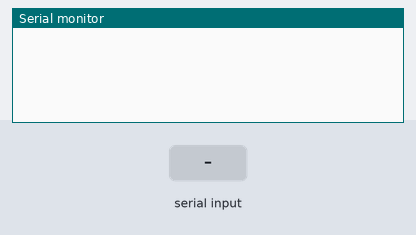
Bench run of a sketch on a simulated Arduino Uno, built with avr-gcc and run on an emulated ATmega328P. On the bench: the last lines printed to the serial monitor. Inputs (shaded band) come from the test bench.

Above: at 1.2 s.
1.3 s: "1" received over Serial
At 2.2 s:
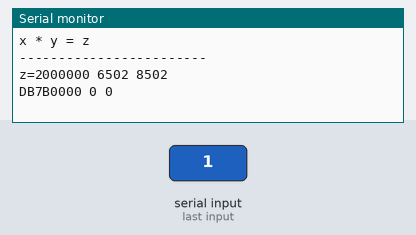
2.8 s: "2" received over Serial
At 3.2 s:
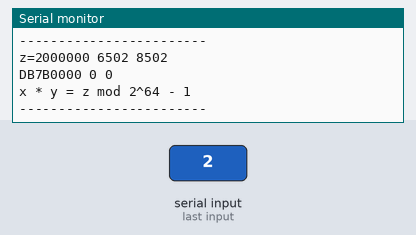
4.3 s: "3" received over Serial
At 5.3 s:
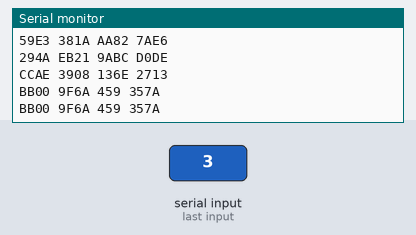
5.8 s: "4" received over Serial
At 7.1 s:
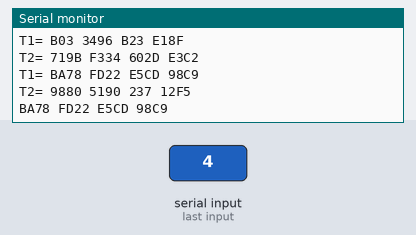
7.3 s: "1" received over Serial
At 8.2 s:
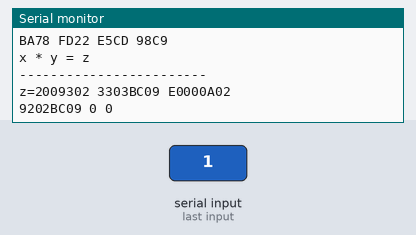

Measured:
- after the input at 1.3 s, the serial monitor: prints a new line at once (image 1)
- after the input at 2.8 s, the serial monitor: prints a new line at once (image 2)
- after the input at 4.3 s, the serial monitor: prints a new line at once (image 3)
- after the input at 5.8 s, the serial monitor: prints a new line at once (image 4)
- after the input at 7.3 s, the serial monitor: prints a new line at once (image 5)

The sketch:

enshu04.ino
```cpp
//enshu04
//多倍長システムを使ってみよう。

#include "enshu.h"

void serialEvent() {
  char input;
  unsigned long x[4], y[4]; //x * y 上位ビットx,y[3]-x,y[2]-x,y[1]-x,y[0]下位ビット
  unsigned long z[8]; //= z 上位ビットz[7]-z[6]-z[5]-z[4]-z[3]-z[2]-z[1]-z[0]下位ビット
  unsigned long z_mod[4]; //= z mod 2^64 - 1 上位ビットz_mod[3]-z_mod[2]-z_mod[1]-z_mod[0]下位ビット
  unsigned long T1[8], T1_mod[4];
  unsigned long T2[8], T2_mod[4];
  while (Serial.available()) {
    input = (char)Serial.read();
    long X = 65536;
    long e = 2017;
    if (input == '1') {
      ///////////////////////////////////////////////////////////
      //Multiple64()を用いて、x[] * y[] = z[]の乗算を行う
      //配列の出力にはArray_print()を用いる


      Serial.println("x * y = z");
      Serial.println("------------------------");
      Multiple64(x, y, z);
      Serial.print("z=");
      Array_print(x, 3);
      Array_print(y, 3);


      ///////////////////////////////////////////////////////////
    }

    if (input == '2') {
      ///////////////////////////////////////////////////////////
      //乗算結果z[]に対してModulo64()を用いて、z[] mod 2^64 - 1 = z_mod[]の剰余演算を行う
      Multiple64(x, y, z);


      Serial.println("x * y = z mod 2^64 - 1");
      Serial.println("------------------------");


      ///////////////////////////////////////////////////////////
    }

    if (input == '3') {
      ///////////////////////////////////////////////////////////
      //左バイナリ法とMultiple64()、Modulo64()を用いて、べき乗剰余演算を行う
      x[3] = 0xfbc7;
      x[2] = 0xa9ce;
      x[1] = 0x382c;
      x[0] = 0xe051;
      z_mod[3] = 0x0;
      z_mod[2] = 0x0;
      z_mod[1] = 0x0;
      z_mod[0] = 0x1;//1に初期化

      while (X > 0) {
        Multiple64(z_mod, z_mod, z);
        Modulo64(z, z_mod);
        if (e & X) {
          Multiple64(z_mod, x, z);
          Modulo64(z, z_mod);
        }
        X = X >> 1;
        Array_print(z_mod, 4);
      }
      Array_print(z_mod, 4);
    }

    ///////////////////////////////////////////////////////////
    if (input == '4') {
      T1_mod[3] = 0xfbc7;
      T1_mod[2] = 0xa9ce;
      T1_mod[1] = 0x382c;
      T1_mod[0] = 0xe051;
      T2_mod[3] = 0x0;
      T2_mod[2] = 0x0;
      T2_mod[1] = 0x0;
      T2_mod[0] = 0x1;

      while (X > 0)
      {
        if ((e & X) != 0) {
          Multiple64(T1_mod, T2_mod, T1);
          Modulo64(T1, T1_mod);
          Multiple64(T2_mod, T2_mod, T2);
          Modulo64(T2, T2_mod);
        }
        else {
          Multiple64(T1_mod, T2_mod, T2);
          Modulo64(T2, T2_mod);
          Multiple64(T1_mod, T1_mod, T1);
          Modulo64(T1, T1_mod);
        }
        X = X >> 1;
        Serial.print("T1= ");
        Array_print(T1_mod, 4);
        Serial.print("T2= ");
        Array_print(T2_mod, 4);
      }
      Array_print(T1_mod, 4);
    }
  }
}

void setup() {
  Serial.begin(9600);
}

void loop() {
  serialEvent();

}
```

enshu.h
```cpp
void Array_print(unsigned long *a, int i);
unsigned long mask_high16(unsigned long a);
unsigned long mask_low16(unsigned long b);
void Multiple64(unsigned long *x, unsigned long *y, unsigned long *z);
void Modulo64(unsigned long *z, unsigned long *z_mod);

void Array_print(unsigned long *a, int i) {
  for (i = i - 1; i >= 0; i--) {
    Serial.print(a[i], HEX); Serial.print(" ");
  }
  Serial.println();
}

unsigned long mask_high16(unsigned long a) {
  unsigned long a_mask;
  a_mask = (a & 0xffff0000) >> 0x00000010;

  return a_mask;
}

unsigned long mask_low16(unsigned long b) {
  unsigned long b_mask;
  b_mask = b & 0x0000ffff;

  return b_mask;
}


void Multiple64(unsigned long *x, unsigned long *y, unsigned long *z) {

  unsigned long tmp[4][4]; //各配列同士の乗算結果を格納
  unsigned long tmp_carry[4][4]; //tmpの桁上げ部分
  unsigned long ans[8], ans_carry[8]; //tmpの加算結果を格納、ansの桁上げ部分

  //乗算部分
  //*0
  tmp[0][3] = x[0] * y[0];
  tmp_carry[0][3] = mask_high16(tmp[0][3]);
  tmp[0][2] = x[1] * y[0];
  tmp_carry[0][2] = mask_high16(tmp[0][2]);
  tmp[0][1] = x[2] * y[0];
  tmp_carry[0][1] = mask_high16(tmp[0][1]);
  tmp[0][0] = x[3] * y[0];
  tmp_carry[0][0] = mask_high16(tmp[0][0]);

  //*1
  tmp[1][3] = x[0] * y[1];
  tmp_carry[1][3] = mask_high16(tmp[1][3]);
  tmp[1][2] = x[1] * y[1];
  tmp_carry[1][2] = mask_high16(tmp[1][2]);
  tmp[1][1] = x[2] * y[1];
  tmp_carry[1][1] = mask_high16(tmp[1][1]);
  tmp[1][0] = x[3] * y[1];
  tmp_carry[1][0] = mask_high16(tmp[1][0]);

  //*2
  tmp[2][3] = x[0] * y[2];
  tmp_carry[2][3] = mask_high16(tmp[2][3]);
  tmp[2][2] = x[1] * y[2];
  tmp_carry[2][2] = mask_high16(tmp[2][2]);
  tmp[2][1] = x[2] * y[2];
  tmp_carry[2][1] = mask_high16(tmp[2][1]);
  tmp[2][0] = x[3] * y[2];
  tmp_carry[2][0] = mask_high16(tmp[2][0]);

  //*3
  tmp[3][3] = x[0] * y[3];
  tmp_carry[3][3] = mask_high16(tmp[3][3]);
  tmp[3][2] = x[1] * y[3];
  tmp_carry[3][2] = mask_high16(tmp[3][2]);
  tmp[3][1] = x[2] * y[3];
  tmp_carry[3][1] = mask_high16(tmp[3][1]);
  tmp[3][0] = x[3] * y[3];
  tmp_carry[3][0] = mask_high16(tmp[3][0]);

  //加算部分
  ans[0] = mask_low16(tmp[0][3]);
  ans_carry[0] = mask_high16(ans[0]);
  ans[1] = mask_low16(tmp[0][2]) + mask_low16(tmp[1][3]) + tmp_carry[0][3] + ans_carry[0];
  ans_carry[1] = mask_high16(ans[1]);
  ans[2] = mask_low16(tmp[0][1]) + mask_low16(tmp[1][2]) + mask_low16(tmp[2][3]) + tmp_carry[0][2] + tmp_carry[1][3] + ans_carry[1];
  ans_carry[2] = mask_high16(ans[2]);
  ans[3] = mask_low16(tmp[0][0]) + mask_low16(tmp[1][1]) + mask_low16(tmp[2][2]) + mask_low16(tmp[3][3]) + tmp_carry[0][1] + tmp_carry[1][2] + tmp_carry[2][3] + ans_carry[2];
  ans_carry[3] = mask_high16(ans[3]);
  ans[4] = mask_low16(tmp[1][0]) + mask_low16(tmp[2][1]) + mask_low16(tmp[3][2]) + tmp_carry[0][0] + tmp_carry[1][1] + tmp_carry[2][2] + tmp_carry[3][3] + ans_carry[3];
  ans_carry[4] = mask_high16(ans[4]);
  ans[5] = mask_low16(tmp[2][0]) + mask_low16(tmp[3][1]) + tmp_carry[1][0] + tmp_carry[2][1] + tmp_carry[3][2] + ans_carry[4];
  ans_carry[5] = mask_high16(ans[5]);
  ans[6] = mask_low16(tmp[3][0]) + tmp_carry[2][0] + tmp_carry[3][1] + ans_carry[5];
  ans_carry[6] = mask_high16(ans[6]);
  ans[7] = tmp_carry[3][0] + ans_carry[6];
  ans_carry[7] = mask_high16(ans[7]);

  z[0] = mask_low16(ans[0]);
  z[1] = mask_low16(ans[1]);
  z[2] = mask_low16(ans[2]);
  z[3] = mask_low16(ans[3]);
  z[4] = mask_low16(ans[4]);
  z[5] = mask_low16(ans[5]);
  z[6] = mask_low16(ans[6]);
  z[7] = mask_low16(ans[7]);

}


void Modulo64(unsigned long *z, unsigned long *z_mod) {
  unsigned long tmp1[4]; //各配列の加算を格納
  unsigned long carry; //桁上げ部分
  unsigned long tmp2[4]; // tmp1 = 2^64 - 1のとき0にする

  //1回目の加算
  tmp1[0] = z[0] + z[4];
  carry = mask_high16(tmp1[0]);
  tmp1[1] = carry;
  tmp1[1] += z[1] + z [5];
  carry = mask_high16(tmp1[1]);
  tmp1[2] = carry;
  tmp1[2] += z[2] + z[6];
  carry = mask_high16(tmp1[2]);
  tmp1[3] = carry;
  tmp1[3] += z[3] + z[7];

  tmp2[0] = mask_low16(tmp1[0]);
  tmp2[1] = mask_low16(tmp1[1]);
  tmp2[2] = mask_low16(tmp1[2]);
  tmp2[3] = mask_low16(tmp1[3]);

  if (tmp2[3] == 0xffff && tmp2[2] == 0xffff && tmp2[1] == 0xffff && tmp2[0] == 0xffff) {
    tmp1[3] = 0;
    tmp1[2] = 0;
    tmp1[1] = 0;
    tmp1[0] = 0;
  }

  //2回目の加算
  carry = mask_high16(tmp1[3]);
  z_mod[0] = carry + mask_low16(tmp1[0]);
  carry = mask_high16(z_mod[0]);
  z_mod[1] = carry + mask_low16(tmp1[1]);
  carry = mask_high16(z_mod[1]);
  z_mod[2] = carry + mask_low16(tmp1[2]);
  carry = mask_high16(z_mod[2]);
  z_mod[3] = carry + mask_low16(tmp1[3]);

  z_mod[0] = mask_low16(z_mod[0]);
  z_mod[1] = mask_low16(z_mod[1]);
  z_mod[2] = mask_low16(z_mod[2]);
  z_mod[3] = mask_low16(z_mod[3]);

  if (z_mod[3] == 0xffff && z_mod[2] == 0xffff && z_mod[1] == 0xffff && z_mod[0] == 0xffff) {
    z_mod[3] = 0;
    z_mod[2] = 0;
    z_mod[1] = 0;
    z_mod[0] = 0;
  }

}
```
